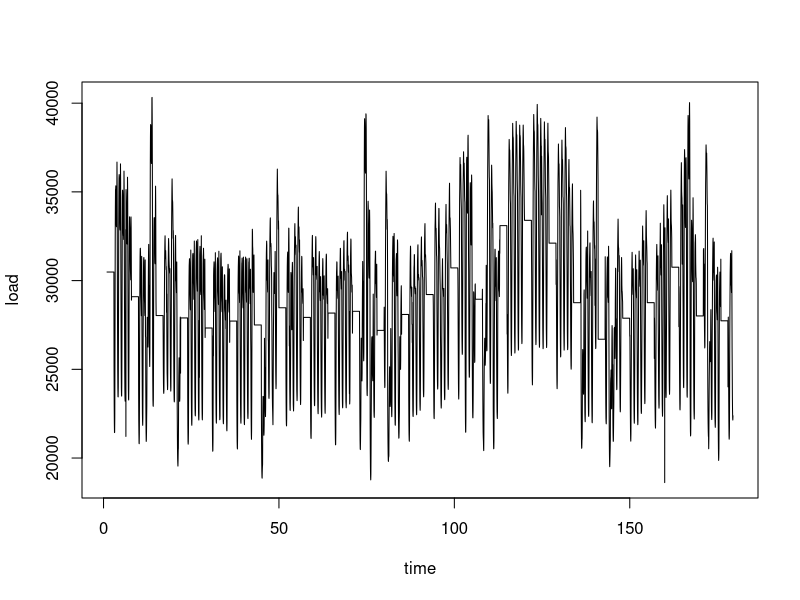
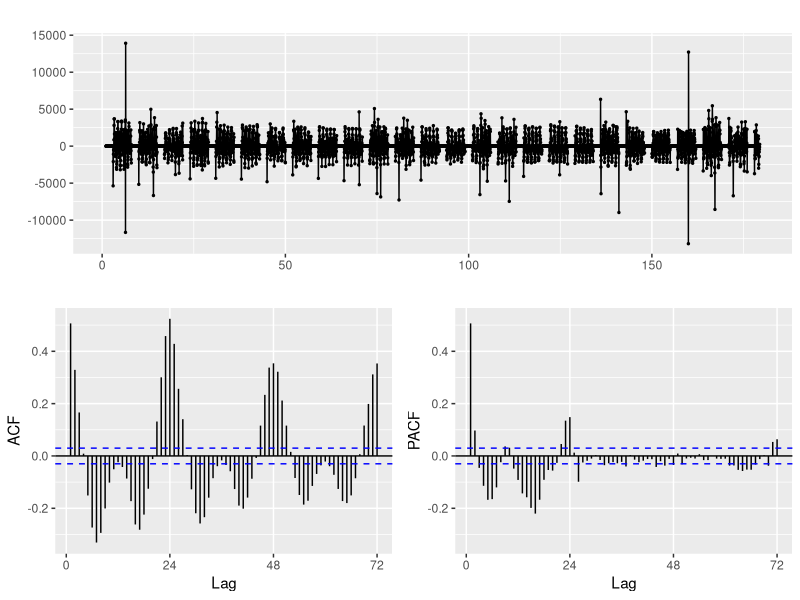

The R source for these figures, in order: (Note: a time limit stopped this script after it produced the figures.)
## ---- chunk 1
knitr::opts_chunk$set(echo = TRUE)
set.seed(5400)
## ---- chunk 2
#import libraries
library(forecast)

# read in energy/weather data
# ew.df = energy weather data frame
ew.df = read.csv('./energy_weather_data.csv')

# test data
ew.df.test = ew.df[(4427-143):4427,]

# training data; decided to just remove test data, rather than replace with an average response
ew.df.train = ew.df[-(4427-143):-4427,]

# first model only needs the datetime and actual load data, not temp or anything else
ew.df.train.load = ew.df.train[,c(1,3)]
ew.df.test.load = ew.df.test[,c(1,3)]

# create time series versions of data sets with hourly frequency
ew.df.train.load.ts = ts(ew.df.train.load$total.load.actual, frequency=24)
ew.df.test.load.ts = ts(ew.df.test.load$total.load.actual, frequency=24)
## ---- chunk 3
# visualization of load data
plot(ew.df.train.load.ts, type='l', xlab='time', ylab='load')

# looking to make an 'arima' model of the data = Auto-Regressive Integrated Moving Average
# Forecast library contains a lot of convienent methods
# ggtsdisplay plots the times series with ACF and PACF graphs
# the base data does have changing variance, so we'll plot it with one difference
# plot with 1 difference below
ts.diff = diff(ew.df.train.load.ts)

ggtsdisplay(ts.diff)

# data is cleary stationary now: mean, varaince, and autocorrelation don't change over time
# ACF = ts correlation with lagged version of itself; starts at lag 0 == correlation with itself => 1
# PACF = additional correlation explained by each successive lag term
# anything outside blue area = 95% significance threshold
# ACF plot has several significant lags, but when we check the PACF we see that it's primarily lag=1 that is
#   significant
# Thus, lag 1 should be sufficient. And if we run the 'auto.arima' function below, it'll calculate the best result for us

if (!exists('arima.res.auto')) {
  arima.res.auto = auto.arima(ts.diff)
}
arima.res.auto
checkresiduals(arima.res.auto)

# We get ARIMA(1,0,1)(2,0,0) with zero mean
# unfortunately we still have correlation in our data; this is the best we can do, it seems, so our result
#   isn't gonna be super conclusive compared to the original paper
## ---- chunk 4
# basic regression and qq plot comparison indicates it's a fairly linear relationship, so don't need
#   to use a different model
plot(lm(total.load.actual ~ temp, ew.df.train))

# can include regression in auto.arima with the 'xreg' parameter
aa.x = auto.arima(ts.diff, xreg=ew.df.train[1:4282,6])
aa.x
